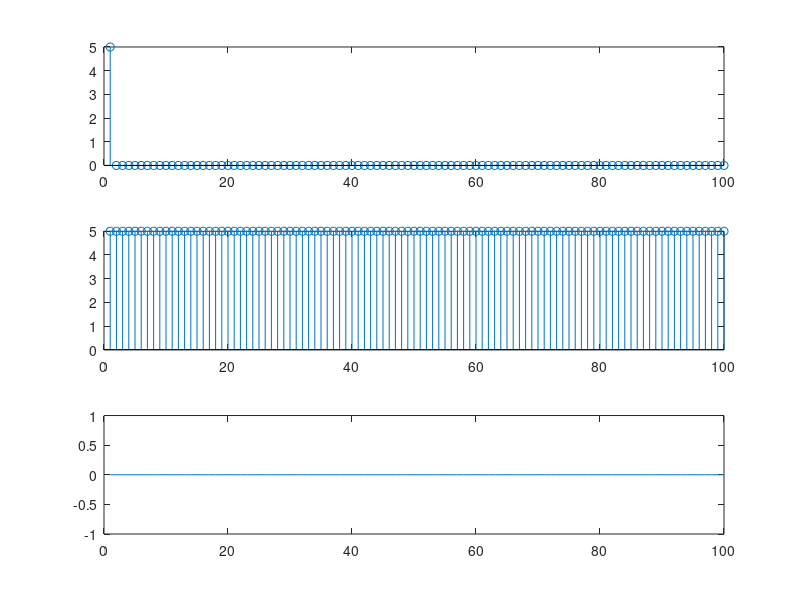

Recreate this plot in MATLAB.
clear all
close all

% Generate signal
f1 = 0.05;
f2 = 0.1;
n = 0:99;
%x = 0.7 * cos(2*pi*f1*n) + 1.2 * sin(2*pi*f2*n);
%x = 7*ones(1,100);
x = [5, zeros(1,99)];

% Compute FFT
S = fft(x);
%S = fft(x, 1000);  % c).
Smod    = abs(S);
Sphase  = angle(S);

% Nice plot with subfigures
figure
subplot(3,1,1);
stem(x)
subplot(3,1,2);
stem(Smod)
subplot(3,1,3);
plot(Sphase)






